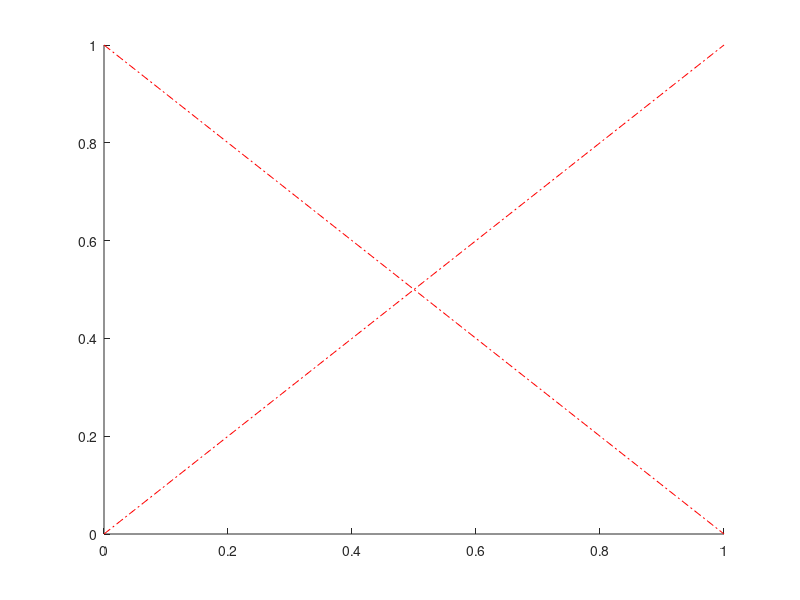

The MATLAB script that drew this image:
function [ ha ] = xout_plot( ha )
% xout_plot( ha )
%   Puts a dashed red x through a plot to denote it isn't good or something
%   but you are reluctant to delete it from code yet

if nargin == 0
    ha = gca;
end

hold_status = get(gca,'NextPlot');
xlims = get(gca,'XLim'); ylims = get(gca,'YLim');
hold on
plot(xlims,ylims,'r-.',xlims,circshift(ylims,1),'r-.')

set(gca, 'NextPlot', hold_status,'XLim',xlims,'YLim',ylims);

end

